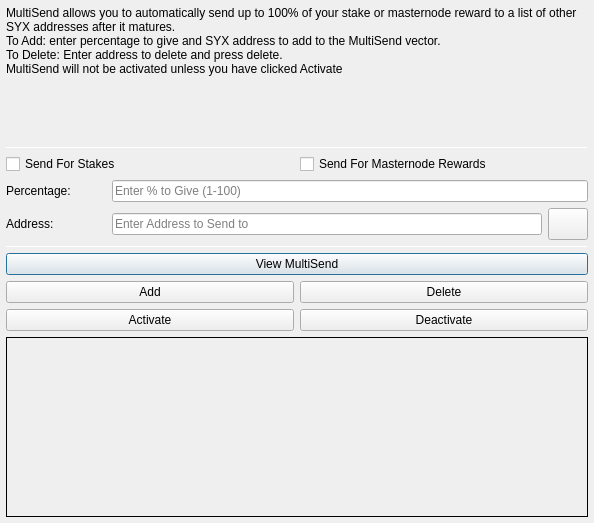
<?xml version="1.0" encoding="UTF-8"?>
<ui version="4.0">
 <class>MultiSendDialog</class>
 <widget class="QDialog" name="MultiSendDialog">
  <property name="windowModality">
   <enum>Qt::NonModal</enum>
  </property>
  <property name="geometry">
   <rect>
    <x>0</x>
    <y>0</y>
    <width>594</width>
    <height>523</height>
   </rect>
  </property>
  <property name="windowTitle">
   <string>MultiSend</string>
  </property>
  <layout class="QVBoxLayout" name="verticalLayout" stretch="0">
   <property name="leftMargin">
    <number>6</number>
   </property>
   <property name="topMargin">
    <number>6</number>
   </property>
   <property name="rightMargin">
    <number>6</number>
   </property>
   <property name="bottomMargin">
    <number>6</number>
   </property>
   <item>
    <layout class="QVBoxLayout" name="verticalLayout_Main" stretch="1,1,1,1,1,1">
     <item>
      <widget class="QLabel" name="label_2">
       <property name="lineWidth">
        <number>1</number>
       </property>
       <property name="text">
        <string>MultiSend allows you to automatically send up to 100% of your stake or masternode reward to a list of other SYX addresses after it matures.
To Add: enter percentage to give and SYX address to add to the MultiSend vector.
To Delete: Enter address to delete and press delete.
MultiSend will not be activated unless you have clicked Activate</string>
       </property>
       <property name="alignment">
        <set>Qt::AlignLeading|Qt::AlignLeft|Qt::AlignTop</set>
       </property>
       <property name="wordWrap">
        <bool>true</bool>
       </property>
      </widget>
     </item>
     <item>
      <widget class="Line" name="line">
       <property name="minimumSize">
        <size>
         <width>0</width>
         <height>1</height>
        </size>
       </property>
       <property name="maximumSize">
        <size>
         <width>16777215</width>
         <height>1</height>
        </size>
       </property>
       <property name="orientation">
        <enum>Qt::Horizontal</enum>
       </property>
      </widget>
     </item>
     <item>
      <layout class="QVBoxLayout" name="verticalLayout_Settings">
       <item>
        <layout class="QHBoxLayout" name="horizontalLayout">
         <item>
          <widget class="QCheckBox" name="multiSendStakeCheckBox">
           <property name="text">
            <string>Send For Stakes</string>
           </property>
          </widget>
         </item>
         <item>
          <widget class="QCheckBox" name="multiSendMasternodeCheckBox">
           <property name="text">
            <string>Send For Masternode Rewards</string>
           </property>
          </widget>
         </item>
        </layout>
       </item>
       <item>
        <layout class="QHBoxLayout" name="horizontalLayout_6">
         <item>
          <widget class="QLabel" name="label">
           <property name="minimumSize">
            <size>
             <width>100</width>
             <height>0</height>
            </size>
           </property>
           <property name="toolTip">
            <string>Percentage of stake to send</string>
           </property>
           <property name="text">
            <string>Percentage:</string>
           </property>
          </widget>
         </item>
         <item>
          <widget class="QLineEdit" name="multiSendPercentEdit">
           <property name="toolTip">
            <string>Enter whole numbers 1 - 100</string>
           </property>
           <property name="placeholderText">
            <string>Enter % to Give (1-100)</string>
           </property>
          </widget>
         </item>
        </layout>
       </item>
       <item>
        <layout class="QHBoxLayout" name="horizontalLayout_7">
         <item>
          <widget class="QLabel" name="label_5">
           <property name="minimumSize">
            <size>
             <width>100</width>
             <height>0</height>
            </size>
           </property>
           <property name="toolTip">
            <string>Address to send portion of stake to</string>
           </property>
           <property name="text">
            <string>Address:</string>
           </property>
          </widget>
         </item>
         <item>
          <widget class="QLineEdit" name="multiSendAddressEdit">
           <property name="toolTip">
            <string/>
           </property>
           <property name="placeholderText">
            <string>Enter Address to Send to</string>
           </property>
          </widget>
         </item>
         <item>
          <widget class="QPushButton" name="addressBookButton">
           <property name="maximumSize">
            <size>
             <width>16777215</width>
             <height>32</height>
            </size>
           </property>
           <property name="toolTip">
            <string>Choose an address from the address book</string>
           </property>
           <property name="text">
            <string/>
           </property>
           <property name="icon">
            <iconset resource="../syntex.qrc">
             <normaloff>:/icons/address-book</normaloff>:/icons/address-book</iconset>
           </property>
           <property name="shortcut">
            <string>Alt+A</string>
           </property>
           <property name="autoDefault">
            <bool>false</bool>
           </property>
          </widget>
         </item>
        </layout>
       </item>
      </layout>
     </item>
     <item>
      <widget class="Line" name="line_2">
       <property name="minimumSize">
        <size>
         <width>0</width>
         <height>1</height>
        </size>
       </property>
       <property name="maximumSize">
        <size>
         <width>16777215</width>
         <height>1</height>
        </size>
       </property>
       <property name="orientation">
        <enum>Qt::Horizontal</enum>
       </property>
      </widget>
     </item>
     <item>
      <layout class="QVBoxLayout" name="verticalLayout_Buttons">
       <item>
        <layout class="QHBoxLayout" name="horizontalLayout_4">
         <item>
          <widget class="QPushButton" name="viewButton">
           <property name="toolTip">
            <string/>
           </property>
           <property name="statusTip">
            <string>View MultiSend Vector</string>
           </property>
           <property name="text">
            <string>View MultiSend</string>
           </property>
          </widget>
         </item>
        </layout>
       </item>
       <item>
        <layout class="QHBoxLayout" name="horizontalLayout_2">
         <item>
          <widget class="QPushButton" name="addButton">
           <property name="toolTip">
            <string/>
           </property>
           <property name="statusTip">
            <string>Add to MultiSend Vector</string>
           </property>
           <property name="text">
            <string>Add</string>
           </property>
          </widget>
         </item>
         <item>
          <widget class="QPushButton" name="deleteButton">
           <property name="toolTip">
            <string/>
           </property>
           <property name="statusTip">
            <string>Delete Address From MultiSend Vector</string>
           </property>
           <property name="text">
            <string>Delete</string>
           </property>
          </widget>
         </item>
        </layout>
       </item>
       <item>
        <layout class="QHBoxLayout" name="horizontalLayout_5">
         <item>
          <widget class="QPushButton" name="activateButton">
           <property name="statusTip">
            <string>Activate MultiSend</string>
           </property>
           <property name="text">
            <string>Activate</string>
           </property>
          </widget>
         </item>
         <item>
          <widget class="QPushButton" name="disableButton">
           <property name="statusTip">
            <string>Deactivate MultiSend</string>
           </property>
           <property name="text">
            <string>Deactivate</string>
           </property>
          </widget>
         </item>
        </layout>
       </item>
      </layout>
     </item>
     <item>
      <widget class="QLabel" name="message">
       <property name="minimumSize">
        <size>
         <width>0</width>
         <height>180</height>
        </size>
       </property>
       <property name="frameShape">
        <enum>QFrame::Panel</enum>
       </property>
       <property name="frameShadow">
        <enum>QFrame::Plain</enum>
       </property>
       <property name="lineWidth">
        <number>1</number>
       </property>
       <property name="midLineWidth">
        <number>1</number>
       </property>
       <property name="text">
        <string/>
       </property>
       <property name="alignment">
        <set>Qt::AlignLeading|Qt::AlignLeft|Qt::AlignTop</set>
       </property>
       <property name="wordWrap">
        <bool>true</bool>
       </property>
      </widget>
     </item>
    </layout>
   </item>
  </layout>
 </widget>
 <resources>
  <include location="../syntex.qrc"/>
 </resources>
 <connections/>
</ui>
